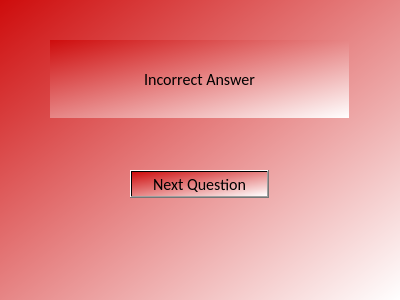
<?xml version="1.0" encoding="UTF-8"?>
<ui version="4.0">
 <class>Form</class>
 <widget class="QWidget" name="Form">
  <property name="geometry">
   <rect>
    <x>0</x>
    <y>0</y>
    <width>400</width>
    <height>300</height>
   </rect>
  </property>
  <property name="windowTitle">
   <string>Form</string>
  </property>
  <property name="styleSheet">
   <string notr="true">QWidget{
background-color:qlineargradient(spread:pad, x1:0, y1:0, x2:1, y2:1, stop:0 rgba(206, 12, 12, 255), stop:1 rgba(255, 255, 255, 255))
}</string>
  </property>
  <widget class="QLabel" name="QuestionLabel">
   <property name="geometry">
    <rect>
     <x>50</x>
     <y>40</y>
     <width>299</width>
     <height>78</height>
    </rect>
   </property>
   <property name="font">
    <font>
     <family>Calibri</family>
     <pointsize>12</pointsize>
     <weight>50</weight>
     <italic>false</italic>
     <bold>false</bold>
    </font>
   </property>
   <property name="styleSheet">
    <string notr="true">QWidget{
background-color: &quot;lightgrey&quot;
}</string>
   </property>
   <property name="text">
    <string>Incorrect Answer</string>
   </property>
   <property name="alignment">
    <set>Qt::AlignCenter</set>
   </property>
  </widget>
  <widget class="QPushButton" name="submit">
   <property name="geometry">
    <rect>
     <x>130</x>
     <y>170</y>
     <width>139</width>
     <height>28</height>
    </rect>
   </property>
   <property name="font">
    <font>
     <family>Calibri</family>
     <pointsize>12</pointsize>
    </font>
   </property>
   <property name="styleSheet">
    <string notr="true">QWidget{
background-color: &quot;lightgrey&quot;
}</string>
   </property>
   <property name="text">
    <string>Next Question</string>
   </property>
  </widget>
 </widget>
 <resources/>
 <connections/>
</ui>
